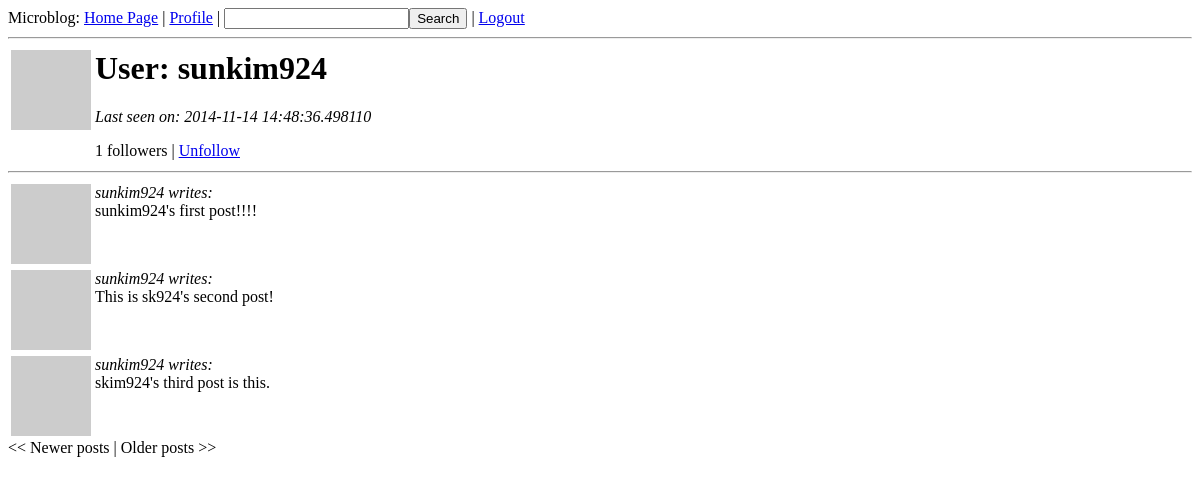
The page /user/sunkim924/1 (signed in) on the database as committed earlier.
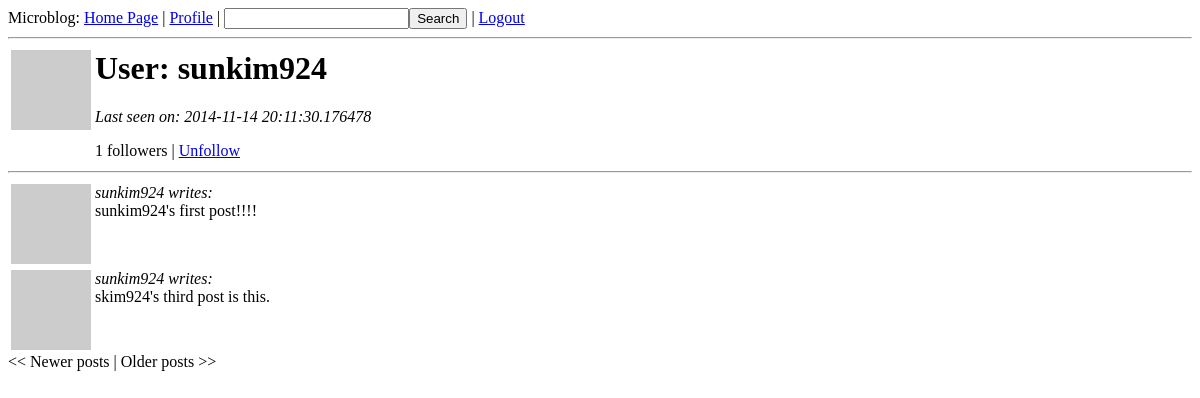
The same page on the database as committed later.
### app/models.py (models this page shows, shortened)
class User(db.Model):
	id = db.Column(db.Integer, primary_key=True)
	nickname = db.Column(db.String(64), index=True, unique=True)
	email = db.Column(db.String(120), index=True, unique=True)
	posts = db.relationship('Post', backref='author', lazy='dynamic')
	about_me = db.Column(db.String(140))
	last_seen = db.Column(db.DateTime)
	followed = db.relationship('User',
								secondary=followers,
								primaryjoin=(followers.c.follower_id == id),
								secondaryjoin=(followers.c.followed_id == id),
								backref=db.backref('followers', lazy='dynamic'),
								lazy='dynamic')
	def is_authenticated(self):
		return True
	def avatar(self, size):
		return 'http://www.gravatar.com/avatar/%s?d=mm&s=%d' % (md5(self.email.encode('utf-8')).hexdigest(), size)
	def is_following(self, user):
		return self.followed.filter(followers.c.followed_id == user.id).count() > 0

class Post(db.Model):
	__searchable__ = ['body']
	id = db.Column(db.Integer, primary_key=True)
	body = db.Column(db.String(140))
	timestamp = db.Column(db.DateTime)
	user_id = db.Column(db.Integer, db.ForeignKey('user.id'))

### app/views.py (the view)
@app.route('/user/<nickname>')
@app.route('/user/<nickname>/<int:page>')
@login_required
def user(nickname, page=1):
	user = User.query.filter_by(nickname=nickname).first()	# load user from db
	if user == None:
		flash('User %s not found.' % nickname)
		return redirect(url_for('index'))
	posts = user.posts.paginate(page, POSTS_PER_PAGE, False)
	return render_template('user.html', user=user, posts=posts)

### app/forms.py
class SearchForm(Form):
	search = StringField('search', validators=[DataRequired()])

### app/views.py (called while the page is built)
@lm.user_loader
def load_user(id):
	return User.query.get(int(id))

@app.before_request
def before_request():
	g.user = current_user
	if g.user.is_authenticated():
		g.user.last_seen = datetime.utcnow()
		db.session.add(g.user)
		db.session.commit()
		g.search_form = SearchForm()

### app/templates/user.html (shortened to what this page needs)
{% extends 'base.html' %}
{% block content %}
	<table>
		<tr valign="top">
			<td>
				<img src="{{ user.avatar(128) }}">
			</td>
			<td>
				<h1>User: {{ user.nickname }}</h1>
					{% if user.last_seen %}
						<p><i>Last seen on: {{ user.last_seen }}</i></p>
					{% endif %}
				<p>{{ user.followers.count() }} followers |
					{% if user.id == g.user.id %}
						<a href="{{ url_for('edit') }}">Edit</a>
					{% elif not g.user.is_following(user) %}
						<a href="{{ url_for('follow', nickname=user.nickname) }} ">Follow</a>
					{% else %}
						<a href="{{ url_for('unfollow', nickname=user.nickname) }}">Unfollow</a>
					{% endif %}
				</p>
			</td>
	</table>
	<hr>
	{% for post in posts.items %}
		{% include 'post.html' %}
	{% endfor %}
	{% if posts.has_prev %}
		<a href="{{ url_for('user', nickname=user.nickname, page=posts.prev_num) }}"><< Newer posts</a>
	{% else %}<< Newer posts{% endif %} |
	{% if posts.has_next %}
		<a href="{{ url_for('user', nickname=user.nickname, page=posts.next_num) }}">Older posts >></a>{% else %}Older posts >>
	{% endif %}
{% endblock %}

### app/templates/base.html (shortened to what this page needs)
<html>
	<head>
	</head>
	<body>
		<div>Microblog: <a href="{{ url_for('index') }}">Home Page</a>
		{% if g.user.is_authenticated() %}
		| <a href="{{ url_for('user', nickname=g.user.nickname )}}">Profile</a>
		| <form style='display: inline;' action="{{ url_for('search') }}" method="post" name="search">
			{{ g.search_form.hidden_tag() }}{{ g.search_form.search(size=20) }}<input type="submit" value="Search">
		</form>
		| <a href="{{ url_for('logout') }}">Logout</a>
		{% endif %}
		</div>
		<hr>
		{% block content %}{% endblock %}
	</body>
</html>

### app/templates/post.html
<table>
    <tr valign="top">
        <td>
            <img src="{{ post.author.avatar(50) }}">
        </td>
        <td>
            <i>{{ post.author.nickname }} writes: </i>
            <br>{{ post.body }}
        </td>
    </tr>
</table>

Rows that differ between the two databases and show on the page:
removed Post: author.nickname "sunkim924", body "This is sk924's second post!"
changed User "sunkim924": last_seen "2014-11-14 14:48:36.498110" → "2014-11-14 20:11:30.176478"
